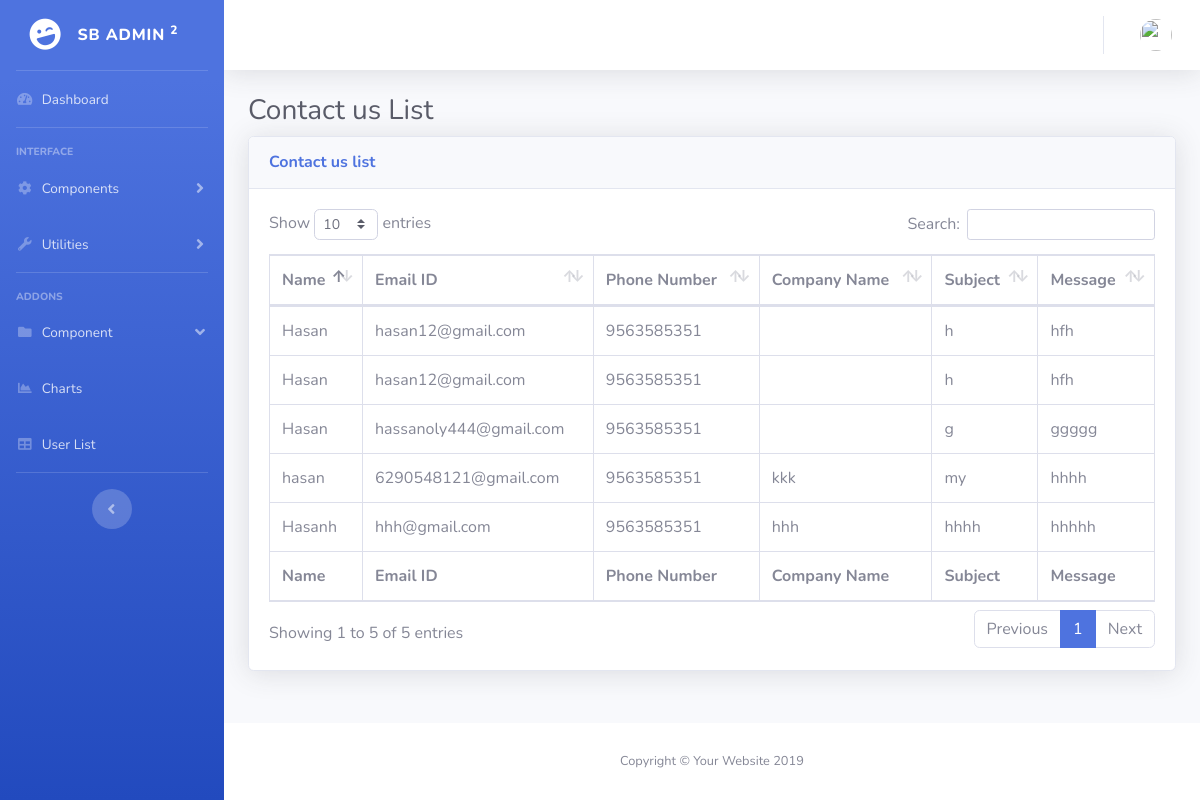
The page /admin/contact_us_list.php on the database as committed earlier.
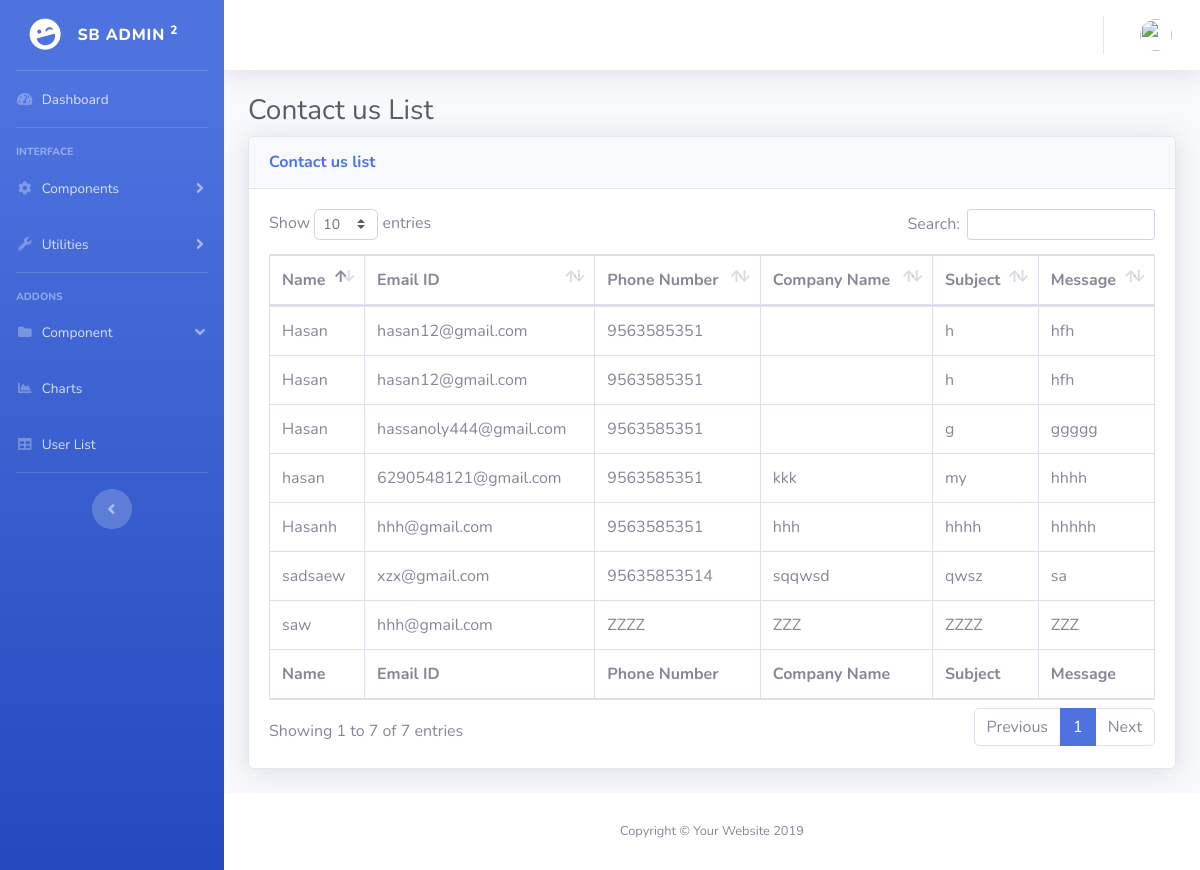
The same page on the database as committed later.
### tables this page shows
CREATE TABLE `contact_us` (
  `id` int(50) NOT NULL,
  `name` varchar(100) NOT NULL,
  `email` varchar(100) NOT NULL,
  `phone_number` varchar(50) NOT NULL,
  `company_name` varchar(100) DEFAULT NULL,
  `subject` varchar(100) NOT NULL,
  `message` varchar(500) NOT NULL
);

### admin/system/adodb/adodb.inc.php (called while the page is built, shortened)
<?php
 if (!defined('_ADODB_LAYER')) {
	GLOBAL
		$ADODB_vers,
		$ADODB_COUNTRECS,
		$ADODB_CACHE_DIR,
		$ADODB_CACHE,
		$ADODB_CACHE_CLASS,
		$ADODB_EXTENSION,
		$ADODB_COMPAT_FETCH,
	 	$ADODB_FETCH_MODE,
		$ADODB_GETONE_EOF,
		$ADODB_QUOTE_FIELDNAMES;
	function ADODB_Setup()
	{
	GLOBAL
		$ADODB_vers,
		$ADODB_COUNTRECS,
		$ADODB_CACHE_DIR,
	 	$ADODB_FETCH_MODE,
		$ADODB_CACHE,
		$ADODB_CACHE_CLASS,
		$ADODB_FORCE_TYPE,
		$ADODB_GETONE_EOF,
		$ADODB_QUOTE_FIELDNAMES;
		$ADODB_FETCH_MODE = ADODB_FETCH_DEFAULT;
		if (!isset($ADODB_COUNTRECS)) $ADODB_COUNTRECS = true;
	}
	class ADOConnection {
	var $database = '';
	var $host = '';
	var $user = '';
	var $debug = false;
	var $true = '1';
	var $false = '0';
	var $fetchMode=false;
	var $bulkBind = false;
	var $_queryID = false;
	var $_bindInputArray = false;
	function PConnect($argHostname = "", $argUsername = "", $argPassword = "", $argDatabaseName = "")
	{
		if ($argHostname != "") $this->host = $argHostname;
		if ($argUsername != "") $this->user = $argUsername;
		if ($argDatabaseName != "") $this->database = $argDatabaseName;
		if ($rez = $this->_pconnect($this->host, $this->user, $argPassword, $this->database)) return true;
		return $ret;
	}
	function Execute($sql,$inputarr=false)
	{
		if ($inputarr) {
			if (!is_array($inputarr)) $inputarr = array($inputarr);
			$element0 = reset($inputarr);
			$array_2d = $this->bulkBind && is_array($element0) && !is_object(reset($element0));
			unset($element0);
			if (!is_array($sql) && !$this->_bindInputArray) {
				$sqlarr = explode('?',$sql);
				$nparams = sizeof($sqlarr)-1;
				if (!$array_2d) $inputarr = array($inputarr);
				foreach($inputarr as $arr) {
					$sql = ''; $i = 0;
					while(list(, $v) = each($arr)) {
						$sql .= $sqlarr[$i];
						$typ = gettype($v);
						if ($typ == 'string')
							$sql .= $this->qstr($v);
						else if ($typ == 'double')
							$sql .= str_replace(',','.',$v);
						else if ($typ == 'boolean')
							$sql .= $v ? $this->true : $this->false;
						else if ($typ == 'object') {
							if (method_exists($v, '__toString')) $sql .= $this->qstr($v->__toString());
							else $sql .= $this->qstr((string) $v);
						} else if ($v === null)
							$sql .= 'NULL';
						else
							$sql .= $v;
						$i += 1;
						if ($i == $nparams) break;
					}
					if (isset($sqlarr[$i])) {
						$sql .= $sqlarr[$i];
						if ($i+1 != sizeof($sqlarr)) $this->outp_throw( "Input Array does not match ?: ".htmlspecialchars($sql),'Execute');
					} else if ($i != sizeof($sqlarr))
						$this->outp_throw( "Input array does not match ?: ".htmlspecialchars($sql),'Execute');
					$ret = $this->_Execute($sql);
					if (!$ret) return $ret;
				}
			} else {
				if ($array_2d) {
					if (is_string($sql))
						$stmt = $this->Prepare($sql);
					else
						$stmt = $sql;
					foreach($inputarr as $arr) {
						$ret = $this->_Execute($stmt,$arr);
						if (!$ret) return $ret;
					}
				} else {
					$ret = $this->_Execute($sql,$inputarr);
				}
			}
		} else {
			$ret = $this->_Execute($sql,false);
		}
		return $ret;
	}
	function _Execute($sql,$inputarr=false)
	{
		if ($this->debug) {
			global $ADODB_INCLUDED_LIB;
			if (empty($ADODB_INCLUDED_LIB)) include(ADODB_DIR.'/adodb-lib.inc.php');
			$this->_queryID = _adodb_debug_execute($this, $sql,$inputarr);
		} else {
			$this->_queryID = @$this->_query($sql,$inputarr);
		}
		$rs = new $rsclass($this->_queryID,$this->fetchMode);
		$rs->connection = $this;
		$rs->Init();
		if (is_array($sql)) $rs->sql = $sql[0];
		else $rs->sql = $sql;
		return $rs;
	}
}
	class ADORecordSet implements IteratorAggregate {
	var $_numOfRows = -1;
	var $_numOfFields = -1;
	var $_currentRow = -1;
	var $_closed = false;
	function ADORecordSet($queryID)
	{
		$this->_queryID = $queryID;
	}
	function Init()
	{
		if ($this->_numOfRows != 0 && $this->_numOfFields && $this->_currentRow == -1) {
			$this->_currentRow = 0;
			if ($this->EOF = ($this->_fetch() === false)) {
				$this->_numOfRows = 0;
			}
		} else {
			$this->EOF = true;
		}
	}
	function Close()
	{
		if (!$this->_closed) {
			$this->_closed = true;
			return $this->_close();
		} else
			return true;
	}
	function RecordCount() {return $this->_numOfRows;}
}
	function ADOLoadCode($dbType)
	{
		$db = strtolower($dbType);
		switch ($db) {
			default:
				$class = $db; break;
		}
		$file = ADODB_DIR."/drivers/adodb-".$db.".inc.php";
		if (class_exists("ADODB_" . $class)) return $class;
		return false;
	}
	function ADONewConnection($db='')
	{
	GLOBAL $ADODB_NEWCONNECTION, $ADODB_LASTDB;
		$errorfn = (defined('ADODB_ERROR_HANDLER')) ? ADODB_ERROR_HANDLER : false;
		if(empty($obj)) {
			if (!isset($ADODB_LASTDB)) $ADODB_LASTDB = '';
			if ($db != $ADODB_LASTDB) $db = ADOLoadCode($db);
			$cls = 'ADODB_'.$db;
			$obj = new $cls();
		}
		return $obj;
	}
}
?>

### admin/system/database.php (called while the page is built, shortened)
<?php
include ('adodb/adodb.inc.php');
class clsConnection
{
    private $db_host;
    private $db_user;
    private $db_pwd;
    private $db_name;
    private $dbLink;
    function clsConnection()
    {
        if (strstr($_SERVER['HTTP_HOST'], "192.168.1.") || $_SERVER['HTTP_HOST'] =="localhost")
        {
            $this->db_host = "localhost";
            $this->db_user = "root";
            $this->db_pwd = "";
            $this->db_name = "tilottama_tech";
        }
        else
        {
            $this->db_host = "localhost";
            $this->db_user = "root";
            $this->db_pwd = "";
            $this->db_name = "reborndb";
        }
        $this->dbLink = ADONewConnection('mysqli');
        $this->dbLink->PConnect($this->db_host, $this->db_user, $this->db_pwd, $this->db_name);
    }
    public function GetAllRows($sqlQuery = "")
    {
        $recordSet = $this->dbLink->Execute($sqlQuery);
        $rows = array();
        if (!$recordSet)
        {
            print $this->dbLink->ErrorMsg();
        }
        else
        {
            while (!$recordSet->EOF)
            {
                $rows[] = $recordSet->fields;
                $recordSet->MoveNext();
            }
        }
        return $rows;
    }
}
?>

### admin/system/adodb/drivers/adodb-mysqli.inc.php (called while the page is built, shortened)
<?php
if (! defined("_ADODB_MYSQLI_LAYER")) {
class ADODB_mysqli extends ADOConnection {
	var $clientFlags = 0;
	var $port = false;
	var $socket = false;
	var $optionFlags = array(array(MYSQLI_READ_DEFAULT_GROUP,0));
  	var $multiQuery = false;
	function _connect($argHostname = NULL,
			  $argUsername = NULL,
			  $argPassword = NULL,
			  $argDatabasename = NULL, $persist=false)
	  {
	    $this->_connectionID = @mysqli_init();
		foreach($this->optionFlags as $arr) {
			mysqli_options($this->_connectionID,$arr[0],$arr[1]);
		}
		if ($persist && PHP_VERSION > 5.2 && strncmp($argHostname,'p:',2) != 0) $argHostname = 'p:'.$argHostname;
		$ok = mysqli_real_connect($this->_connectionID,
 				    $argHostname,
 				    $argUsername,
 				    $argPassword,
 				    $argDatabasename,
					$this->port,
					$this->socket,
					$this->clientFlags);
		if ($ok) {
	 		if ($argDatabasename)  return $this->SelectDB($argDatabasename);
 			return true;
 	   } else {
			if ($this->debug)
		  		ADOConnection::outp("Could't connect : "  . $this->ErrorMsg());
			$this->_connectionID = null;
			return false;
	   }
	}
	function _pconnect($argHostname, $argUsername, $argPassword, $argDatabasename)
	{
		return $this->_connect($argHostname, $argUsername, $argPassword, $argDatabasename, true);
	}
	function SelectDB($dbName)
	{
	    if ($this->_connectionID) {
        	$result = @mysqli_select_db($this->_connectionID, $dbName);
			return $result;
		}
	    return false;
	}
	function _query($sql, $inputarr)
	{
	global $ADODB_COUNTRECS;
		if ($this->multiQuery) {
			$rs = mysqli_multi_query($this->_connectionID, $sql.';');
			if ($rs) {
				$rs = ($ADODB_COUNTRECS) ? @mysqli_store_result( $this->_connectionID ) : @mysqli_use_result( $this->_connectionID );
				return $rs ? $rs : true;
			}
		} else {
			$rs = mysqli_query($this->_connectionID, $sql, $ADODB_COUNTRECS ? MYSQLI_STORE_RESULT : MYSQLI_USE_RESULT);
			if ($rs) return $rs;
		}
		return false;
	}
}
class ADORecordSet_mysqli extends ADORecordSet{
	function ADORecordSet_mysqli($queryID, $mode = false)
	{
	  if ($mode === false)
	   {
	      global $ADODB_FETCH_MODE;
	      $mode = $ADODB_FETCH_MODE;
	   }
	  switch ($mode)
	    {
	    case ADODB_FETCH_DEFAULT:
	    case ADODB_FETCH_BOTH:
	    default:
	      $this->fetchMode = MYSQLI_BOTH;
	      break;
	    }
	}
	function _initrs()
	{
	global $ADODB_COUNTRECS;
		$this->_numOfRows = $ADODB_COUNTRECS ? @mysqli_num_rows($this->_queryID) : -1;
		$this->_numOfFields = @mysqli_num_fields($this->_queryID);
	}
	function MoveNext()
	{
		$this->fields = @mysqli_fetch_array($this->_queryID,$this->fetchMode);
		if (is_array($this->fields)) return true;
		$this->EOF = true;
		return false;
	}
	function _fetch()
	{
		$this->fields = mysqli_fetch_array($this->_queryID,$this->fetchMode);
	  	return is_array($this->fields);
	}
	function _close()
	{
	  	$this->_queryID = false;
	}
}
}
?>

### admin/employee.cls.php (called while the page is built, shortened)
<?php
    class user_inc{
        private $db_con;
        function user_inc()
               {
                $this->db_con=new clsConnection;
               }
             function getContactList(){
                $sSql = "SELECT * FROM contact_us";
                 $rows = $this->db_con->GetAllRows($sSql);
                 return $rows;
             }
            }
?>

### admin/contact_us_list.php (the view, shortened to what the changed rows need)
<?php
include ('system/database.php');
include ('employee.cls.php');
$obj_user = new user_inc ;
$contactList = $obj_user->getContactList();
?>
<!DOCTYPE html>
<html lang="en">
<head>
  <link href="vendor/fontawesome-free/css/all.min.css" rel="stylesheet" type="text/css">
  <link rel="stylesheet" href="https://cdnjs.cloudflare.com/ajax/libs/font-awesome/4.7.0/css/font-awesome.min.css">
  <link href="css/sb-admin-2.min.css" rel="stylesheet">
  <link href="vendor/datatables/dataTables.bootstrap4.min.css" rel="stylesheet">
</head>
<body id="page-top">
  <div id="wrapper">
    <div id="content-wrapper" class="d-flex flex-column">
      <div id="content">
        <div class="container-fluid">
          <h1 class="h3 mb-2 text-gray-800">Contact us List</h1>
          <div class="card shadow mb-4">
            <div class="card-body">
              <div class="table-responsive">
                <table class="table table-bordered" id="dataTable" width="100%" cellspacing="0">
                  <thead>
                  <tr>
                    <th>Name</th>
                      <th>Email ID</th>
                      <th>Phone Number</th>
                      <th>Company Name</th>
                      <th>Subject</th>
                      <th>Message</th>
                    </tr>
                  </thead>
                  <tfoot>
                  <tr>
                    <th>Name</th>
                      <th>Email ID</th>
                      <th>Phone Number</th>
                      <th>Company Name</th>
                      <th>Subject</th>
                      <th>Message</th>
                    </tr>
                  </tfoot>
                  <tbody>
                  <?php
                foreach ($contactList as  $contact_list) {
                ?>
                    <tr>
                      <td><?php echo $contact_list['name'];?></td>
                      <td><?php echo $contact_list['email'];?></td>
                      <td><?php echo $contact_list['phone_number'];?></td>
                      <td><?php echo $contact_list['company_name'];?></td>
                      <td><?php echo $contact_list['subject'];?></td>
                      <td><?php echo $contact_list['message'];?></td>
                    </tr>
                    <?php
                       }
                      ?>
                  </tbody>
                </table>
              </div>
            </div>
          </div>
        </div>
      </div>
    </div>
  </div>
</body>
</html>

Rows that differ between the two databases and show on the page:
added contact_us: name "sadsaew", email "xzx@gmail.com", phone_number "95635853514", company_name "sqqwsd", subject "qwsz", message "sa"
added contact_us: name "saw", email "hhh@gmail.com", phone_number "ZZZZ", company_name "ZZZ", subject "ZZZZ", message "ZZZ"
Other text that changed with them:
text written by a page script: "Show entries Search: Showing 1 to 5 of 5 entries Previous 1 Next" → "Show entries Search: Showing 1 to 7 of 7 entries Previous 1 Next"
